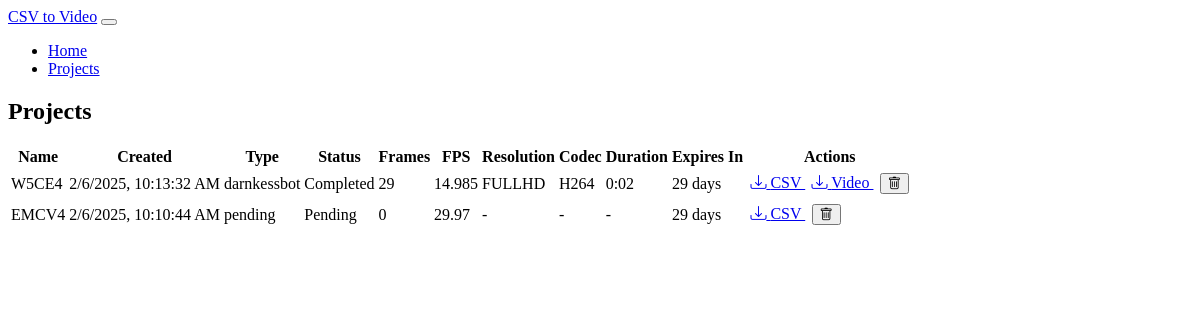
The app's page /projects with its own data.
### models.py (models this page shows, shortened)
class Project(db.Model):
    id = db.Column(db.Integer, primary_key=True)
    name = db.Column(db.String(100), nullable=False)
    csv_file = db.Column(db.String(255), nullable=False)
    csv_type = db.Column(db.String(20), nullable=False)  # 'darnkessbot' or 'wheellog'
    created_at = db.Column(db.DateTime, nullable=False, default=datetime.utcnow)
    expiry_date = db.Column(db.DateTime, nullable=False)
    frame_count = db.Column(db.Integer, default=0)
    fps = db.Column(db.Float, default=29.97)
    video_file = db.Column(db.String(255))
    codec = db.Column(db.String(10))
    resolution = db.Column(db.String(10))  # 'fullhd' or '4k'
    video_duration = db.Column(db.Float)  # Duration in seconds
    status = db.Column(db.String(20), default='pending')  # pending, processing, completed, error
    error_message = db.Column(db.Text)
    folder_number = db.Column(db.Integer)  # New field for storing unique folder number
    def days_until_expiry(self):
        if self.expiry_date:
            delta = self.expiry_date - datetime.utcnow()
            return max(0, delta.days)
        return 0
    def get_duration_str(self):
        if self.video_duration is None:
            return '-'
        minutes = int(self.video_duration // 60)
        seconds = int(self.video_duration % 60)
        return f"{minutes}:{seconds:02d}"

### app.py (the view)
@app.route('/projects')
def list_projects():
    page = request.args.get('page', 1, type=int)
    projects = Project.query.order_by(Project.created_at.desc())\
        .paginate(page=page, per_page=10, error_out=False)
    return render_template('projects.html', projects=projects)

### templates/projects.html (shortened to what this page needs)
{% extends "base.html" %}
{% block content %}
<div class="card">
    <div class="card-header">
        <h2 class="card-title">Projects</h2>
    </div>
    <div class="card-body">
        <div class="table-responsive">
            <table class="table">
                <thead>
                    <tr>
                        <th>Name</th>
                        <th>Created</th>
                        <th>Type</th>
                        <th>Status</th>
                        <th>Frames</th>
                        <th>FPS</th>
                        <th>Resolution</th>
                        <th>Codec</th>
                        <th>Duration</th>
                        <th>Expires In</th>
                        <th>Actions</th>
                    </tr>
                </thead>
                <tbody>
                    {% for project in projects.items %}
                    <tr>
                        <td>{{ project.name }}</td>
                        <td data-timestamp="{{ project.created_at.timestamp() }}">
                        </td>
                        <td>{{ project.csv_type }}</td>
                        <td>
                            <span class="badge text-bg-{{
                                'warning' if project.status == 'processing' else
                                'success' if project.status == 'completed' else
                                'danger' if project.status == 'error' else
                                'secondary'
                            }}"
                            data-project-id="{{ project.id }}"
                            data-project-status="{{ project.status }}"
                            >{{ project.status.capitalize() }}</span>
                        </td>
                        <td>{{ project.frame_count }}</td>
                        <td>{{ project.fps }}</td>
                        <td>{{ project.resolution|upper if project.resolution else '-' }}</td>
                        <td>{{ project.codec|upper if project.codec else '-' }}</td>
                        <td>{{ project.get_duration_str() }}</td>
                        <td>{{ project.days_until_expiry() }} days</td>
                        <td>
                            <a href="{{ url_for('download_file', project_id=project.id, type='processed_csv') }}"
                               class="btn btn-sm btn-info">
                                <i class="bi bi-download"></i> CSV
                            </a>
                            {% if project.video_file %}
                            <a href="{{ url_for('download_file', project_id=project.id, type='video') }}"
                               class="btn btn-sm btn-success">
                                <i class="bi bi-download"></i> Video
                            </a>
                            {% endif %}
                            <button onclick="deleteProject({{ project.id }})"
                                    class="btn btn-sm btn-danger">
                                <i class="bi bi-trash"></i>
                            </button>
                        </td>
                    </tr>
                    {% endfor %}
                </tbody>
            </table>
        </div>
    </div>
</div>
{% endblock %}

### templates/base.html (shortened to what this page needs)
<!DOCTYPE html>
<html lang="en" data-bs-theme="dark">
<head>
    <link href="https://cdn.replit.com/agent/bootstrap-agent-dark-theme.min.css" rel="stylesheet">
    <link href="https://cdn.jsdelivr.net/npm/bootstrap-icons@1.7.2/font/bootstrap-icons.css" rel="stylesheet">
    <link href="{{ url_for('static', filename='css/custom.css') }}" rel="stylesheet">
</head>
<body>
    <nav class="navbar navbar-expand-lg navbar-dark bg-dark mb-4">
        <div class="container">
            <a class="navbar-brand" href="{{ url_for('index') }}">CSV to Video</a>
            <button class="navbar-toggler" type="button" data-bs-toggle="collapse" data-bs-target="#navbarNav">
            </button>
            <div class="collapse navbar-collapse" id="navbarNav">
                <ul class="navbar-nav">
                    <li class="nav-item">
                        <a class="nav-link" href="{{ url_for('index') }}">Home</a>
                    </li>
                    <li class="nav-item">
                        <a class="nav-link" href="{{ url_for('list_projects') }}">Projects</a>
                    </li>
                </ul>
            </div>
        </div>
    </nav>
    <div class="container">
        {% block content %}{% endblock %}
    </div>
</body>
</html>

### static/css/custom.css (style rules this page uses)
.card { margin-bottom: 2rem; }
.table td, .table th { vertical-align: middle; white-space: nowrap; }
.table td:last-child { min-width: 150px; }
.table-responsive { overflow-x: auto; }
.btn-sm { margin: 0.2rem; }

### records on screen
Project: name "W5CE4", csv_type "darnkessbot", status "Completed", frame_count "29", fps "14.985", resolution "FULLHD", codec "H264", get_duration_str "0:02", days_until_expiry "29"
Project: name "EMCV4", csv_type "pending", status "Pending", frame_count "0", fps "29.97", resolution "-", codec "-", get_duration_str "-", days_until_expiry "29"
